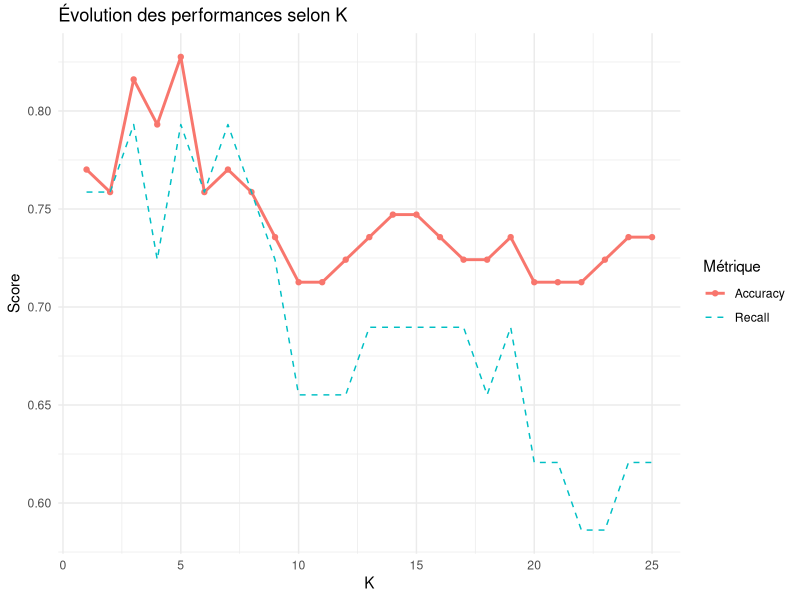

Source code (R):
## ---- chunk 1
library(caret)
library(class)
library(ggplot2)

## ---- chunk 2
# Chargement des fichiers
qualitative_vars  <- read.csv("../TP2/titanic_pre_processed_qualitative_vars.csv") 
quantitative_vars <- read.csv("../TP2/titanic_pre_processed_quantitative_vars.csv") 
target_df         <- read.csv("../TP2/titanic_pre_processed_target.csv", stringsAsFactors = FALSE)

# Conversion immédiate en vecteur de facteurs (plus robuste que le dataframe)
target <- as.factor(target_df$x)

# Suppression des valeurs manquantes pour 'Sex' (impact négligeable < 0.2%)
isMissingSex <- which(is.na(qualitative_vars$Sex) | qualitative_vars$Sex == "")
if (length(isMissingSex) > 0) {
  qualitative_vars  <- qualitative_vars[-isMissingSex, ]
  quantitative_vars <- quantitative_vars[-isMissingSex, ]
  target            <- target[-isMissingSex]
}

## ---- chunk 3
make_dummies <- function(var_name, data) {
  encoder <- dummyVars(paste0("~", var_name), data = data)
  as.data.frame(predict(encoder, newdata = data))
}

qualitative_vars_dummy <- data.frame(
  make_dummies("Sex", qualitative_vars),
  make_dummies("withFam", qualitative_vars)
)

## ---- chunk 4
qualitative_vars_encoded <- data.frame(
  Pclass = as.numeric(as.character(qualitative_vars$Pclass))
)

## ---- chunk 5
predictive_vars <- data.frame(qualitative_vars_encoded, qualitative_vars_dummy, quantitative_vars)

# Suppression des redondances (Sex.female est l'inverse exact de Sex.male)
predictive_vars$Sex.male  <- NULL
predictive_vars$withFam.0 <- NULL
predictive_vars$SibSp     <- NULL
predictive_vars$Parch     <- NULL

## ---- chunk 6
set.seed(1234)
n <- nrow(predictive_vars)

# 1. Isoler le Test final (10%)
inTest    <- sample(1:n, size = round(0.1 * n))
notinTest <- (1:n)[-inTest]

# 2. Isoler la Validation (10%)
inValidation <- sample(notinTest, size = round(0.1 * n))

# 3. Création des jeux de données
X_test  <- predictive_vars[inTest,]
y_test  <- target[inTest]

X_val   <- predictive_vars[inValidation,]
y_val   <- target[inValidation]

X_train <- predictive_vars[-c(inTest, inValidation),]
y_train <- target[-c(inTest, inValidation)]

## ---- chunk 7
# Calcul des paramètres sur le Train uniquement
Proc <- preProcess(X_train, method = c("medianImpute", "range"))

# Application
X_train_scaled <- predict(Proc, X_train)
X_val_scaled   <- predict(Proc, X_val)
X_test_scaled  <- predict(Proc, X_test)

## ---- chunk 8
KGrid <- 1:25
metrics <- data.frame(K = KGrid, Accuracy = 0, Recall = 0)

for(i in seq_along(KGrid)){
  set.seed(1234)
  pred <- knn(train = X_train_scaled, test = X_val_scaled, cl = y_train, k = KGrid[i])
  cm   <- confusionMatrix(pred, y_val, positive = "Survivant")
  
  metrics$Accuracy[i] <- cm$overall["Accuracy"]
  metrics$Recall[i]   <- cm$byClass["Sensitivity"]
}

# Visualisation graphique
ggplot(metrics, aes(x = K)) +
  geom_line(aes(y = Accuracy, color = "Accuracy"), size = 1) +
  geom_point(aes(y = Accuracy, color = "Accuracy")) +
  geom_line(aes(y = Recall, color = "Recall"), linetype = "dashed") +
  theme_minimal() +
  labs(title = "Évolution des performances selon K", y = "Score", color = "Métrique")

## ---- chunk 9
X_remain <- predictive_vars[-inTest,]
y_remain <- target[-inTest]

nfolds <- 10
folds  <- sample(1:nfolds, nrow(X_remain), replace = TRUE)
cv_results <- matrix(NA, nrow = nfolds, ncol = length(KGrid))

for(f in 1:nfolds){
  idx_val <- which(folds == f)
  
  # Split et Scale local (Interne au pli)
  X_tr_cv <- X_remain[-idx_val,]; X_va_cv <- X_remain[idx_val,]
  y_tr_cv <- y_remain[-idx_val]; y_va_cv <- y_remain[idx_val]
  
  proc_cv  <- preProcess(X_tr_cv, method = c("medianImpute", "range"))
  X_tr_cv_s <- predict(proc_cv, X_tr_cv)
  X_va_cv_s <- predict(proc_cv, X_va_cv)
  
  for(k in seq_along(KGrid)){
    pred_cv <- knn(X_tr_cv_s, X_va_cv_s, y_tr_cv, k = KGrid[k])
    cv_results[f, k] <- mean(pred_cv == y_va_cv)
  }
}

mean_acc <- colMeans(cv_results)
best_k   <- KGrid[which.max(mean_acc)]

## ---- chunk 10
# Pré-traitement final
Proc_final <- preProcess(X_remain, method = c("medianImpute", "range"))
X_remain_scaled <- predict(Proc_final, X_remain)
X_test_scaled   <- predict(Proc_final, X_test)

# Prédiction
final_pred <- knn(X_remain_scaled, X_test_scaled, y_remain, k = best_k)

# Matrice de Confusion
final_cm <- confusionMatrix(final_pred, y_test, positive = "Survivant")
final_cm
